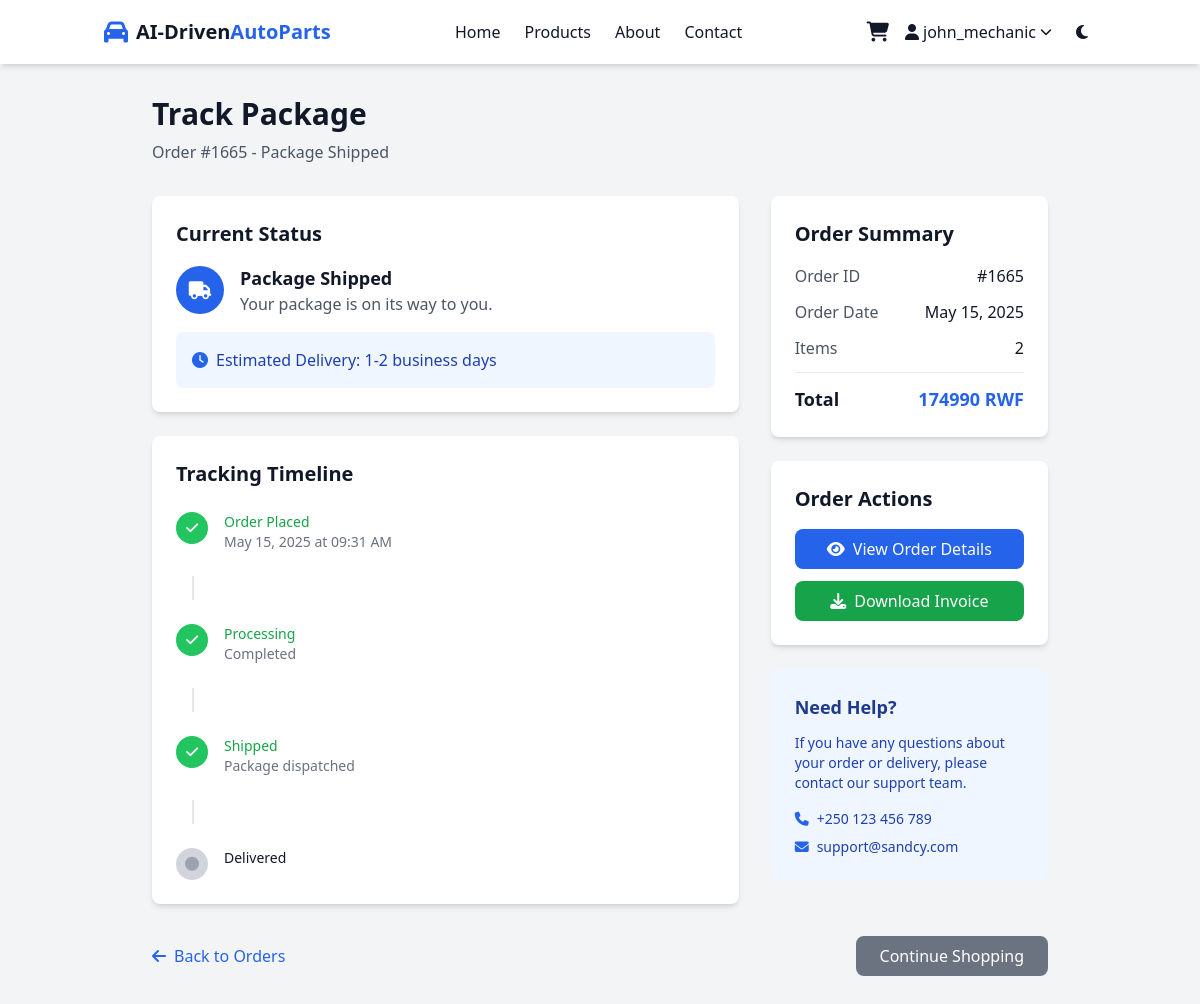
The page /order/1665/track (signed in) on the database its author committed.
### app.py (models this page shows)
class User(UserMixin, db.Model):
    id = db.Column(db.Integer, primary_key=True)
    username = db.Column(db.String(80), unique=True, nullable=False)
    email = db.Column(db.String(120), unique=True, nullable=False)
    password_hash = db.Column(db.String(200), nullable=False)
    first_name = db.Column(db.String(50))
    last_name = db.Column(db.String(50))
    created_at = db.Column(db.DateTime, default=datetime.utcnow)
    is_admin = db.Column(db.Boolean, default=False)
    orders = db.relationship('Order', backref='user', lazy=True)

class Order(db.Model):
    id = db.Column(db.Integer, primary_key=True)
    user_id = db.Column(db.Integer, db.ForeignKey('user.id'), nullable=False)
    total_amount = db.Column(db.Float, nullable=False)
    status = db.Column(db.String(20), default='pending')
    created_at = db.Column(db.DateTime, default=datetime.utcnow)
    items = db.relationship('OrderItem', backref='order', lazy=True)

### app.py (the view)
@app.route('/order/<int:order_id>/track')
@login_required
def track_package(order_id):
    order = Order.query.filter_by(id=order_id, user_id=current_user.id).options(
        joinedload(Order.items).joinedload(OrderItem.product),
        joinedload(Order.user)
    ).first_or_404()
    tracking_info = {
        'pending': {
            'status': 'Order Confirmed',
            'description': 'Your order has been received and is being processed.',
            'estimated_delivery': '3-5 business days',
            'steps': [
                {'status': 'Order Placed', 'completed': True, 'date': order.created_at.strftime('%B %d, %Y at %I:%M %p')},
                {'status': 'Processing', 'completed': order.status != 'pending', 'date': None},
                {'status': 'Shipped', 'completed': order.status in ['shipped', 'completed'], 'date': None},
                {'status': 'Delivered', 'completed': order.status == 'completed', 'date': None}
            ]
        },
        'processing': {
            'status': 'Processing Order',
            'description': 'Your order is being prepared for shipment.',
            'estimated_delivery': '2-4 business days',
            'steps': [
                {'status': 'Order Placed', 'completed': True, 'date': order.created_at.strftime('%B %d, %Y at %I:%M %p')},
                {'status': 'Processing', 'completed': True, 'date': 'Currently in progress'},
                {'status': 'Shipped', 'completed': order.status in ['shipped', 'completed'], 'date': None},
                {'status': 'Delivered', 'completed': order.status == 'completed', 'date': None}
            ]
        },
        'shipped': {
            'status': 'Package Shipped',
            'description': 'Your package is on its way to you.',
            'estimated_delivery': '1-2 business days',
            'steps': [
                {'status': 'Order Placed', 'completed': True, 'date': order.created_at.strftime('%B %d, %Y at %I:%M %p')},
                {'status': 'Processing', 'completed': True, 'date': 'Completed'},
                {'status': 'Shipped', 'completed': True, 'date': 'Package dispatched'},
                {'status': 'Delivered', 'completed': order.status == 'completed', 'date': None}
            ]
        },
        'completed': {
            'status': 'Package Delivered',
            'description': 'Your package has been successfully delivered.',
            'estimated_delivery': 'Delivered',
            'steps': [
                {'status': 'Order Placed', 'completed': True, 'date': order.created_at.strftime('%B %d, %Y at %I:%M %p')},
                {'status': 'Processing', 'completed': True, 'date': 'Completed'},
                {'status': 'Shipped', 'completed': True, 'date': 'Package dispatched'},
                {'status': 'Delivered', 'completed': True, 'date': 'Package delivered'}
            ]
        },
        'cancelled': {
            'status': 'Order Cancelled',
            'description': 'This order has been cancelled.',
            'estimated_delivery': 'N/A',
            'steps': [
                {'status': 'Order Placed', 'completed': True, 'date': order.created_at.strftime('%B %d, %Y at %I:%M %p')},
                {'status': 'Cancelled', 'completed': True, 'date': 'Order cancelled'}
            ]
        }
    }
    tracking = tracking_info.get(order.status, tracking_info['pending'])
    return render_template('track_package.html', order=order, tracking=tracking)

### app.py (called while the page is built)
@login_manager.user_loader
def load_user(user_id):
    return User.query.get(int(user_id))

### templates/track_package.html (shortened to what this page needs)
{% extends "base.html" %}
{% block content %}
<div class="bg-gray-100 dark:bg-gray-800 min-h-screen py-8">
    <div class="container mx-auto px-4">
        <div class="max-w-4xl mx-auto">
            <div class="mb-8">
                <h1 class="text-3xl font-bold text-gray-900 dark:text-white mb-2">Track Package</h1>
                <p class="text-gray-600 dark:text-gray-400">Order #{{ order.id }} - {{ tracking.status }}</p>
            </div>
            <div class="grid grid-cols-1 lg:grid-cols-3 gap-8">
                <div class="lg:col-span-2 space-y-6">
                    <div class="bg-white dark:bg-gray-700 rounded-lg shadow-md p-6">
                        <h2 class="text-xl font-semibold mb-4">Current Status</h2>
                        <div class="space-y-4">
                            <div class="flex items-center space-x-4">
                                <div class="w-12 h-12 bg-primary rounded-full flex items-center justify-center">
                                    <i class="fas fa-truck text-white text-lg"></i>
                                </div>
                                <div>
                                    <h3 class="text-lg font-semibold text-gray-900 dark:text-white">{{ tracking.status }}</h3>
                                    <p class="text-gray-600 dark:text-gray-400">{{ tracking.description }}</p>
                                </div>
                            </div>
                            <div class="bg-blue-50 dark:bg-blue-900/30 p-4 rounded-lg">
                                <div class="flex items-center space-x-2">
                                    <i class="fas fa-clock text-blue-600"></i>
                                    <span class="text-blue-800 dark:text-blue-200 font-medium">Estimated Delivery: {{ tracking.estimated_delivery }}</span>
                                </div>
                            </div>
                        </div>
                    </div>
                    <div class="bg-white dark:bg-gray-700 rounded-lg shadow-md p-6">
                        <h2 class="text-xl font-semibold mb-6">Tracking Timeline</h2>
                        <div class="space-y-6">
                            {% for step in tracking.steps %}
                            <div class="flex items-start space-x-4">
                                <div class="flex-shrink-0">
                                    <div class="w-8 h-8 rounded-full flex items-center justify-center
                                        {% if step.completed %}bg-green-500{% else %}bg-gray-300 dark:bg-gray-600{% endif %}">
                                        {% if step.completed %}
                                            <i class="fas fa-check text-white text-sm"></i>
                                        {% else %}
                                            <i class="fas fa-circle text-gray-400 text-sm"></i>
                                        {% endif %}
                                    </div>
                                </div>
                                <div class="flex-1 min-w-0">
                                    <h3 class="text-sm font-medium text-gray-900 dark:text-white
                                        {% if step.completed %}text-green-600{% endif %}">
                                        {{ step.status }}
                                    </h3>
                                    {% if step.date %}
                                    <p class="text-sm text-gray-500 dark:text-gray-400">{{ step.date }}</p>
                                    {% endif %}
                                </div>
                            </div>
                            {% if not loop.last %}
                            <div class="ml-4 border-l-2 border-gray-200 dark:border-gray-600 h-6"></div>
                            {% endif %}
                            {% endfor %}
                        </div>
                    </div>
                </div>
                <div class="space-y-6">
                    <div class="bg-white dark:bg-gray-700 rounded-lg shadow-md p-6">
                        <h2 class="text-xl font-semibold mb-4">Order Summary</h2>
                        <div class="space-y-3">
                            <div class="flex justify-between">
                                <span class="text-gray-600 dark:text-gray-400">Order ID</span>
                                <span class="font-medium text-gray-900 dark:text-white">#{{ order.id }}</span>
                            </div>
                            <div class="flex justify-between">
                                <span class="text-gray-600 dark:text-gray-400">Order Date</span>
                                <span class="font-medium text-gray-900 dark:text-white">{{ order.created_at.strftime('%B %d, %Y') }}</span>
                            </div>
                            <div class="flex justify-between">
                                <span class="text-gray-600 dark:text-gray-400">Items</span>
                                <span class="font-medium text-gray-900 dark:text-white">{{ order.items|length }}</span>
                            </div>
                            <hr class="border-gray-200 dark:border-gray-600">
                            <div class="flex justify-between">
                                <span class="text-lg font-semibold text-gray-900 dark:text-white">Total</span>
                                <span class="text-lg font-bold text-primary">{{ order.total_amount|int }} RWF</span>
                            </div>
                        </div>
                    </div>
                    <div class="bg-white dark:bg-gray-700 rounded-lg shadow-md p-6">
                        <h2 class="text-xl font-semibold mb-4">Order Actions</h2>
                        <div class="space-y-3">
                            <a href="{{ url_for('order_detail', order_id=order.id) }}"
                               class="w-full bg-primary hover:bg-secondary text-white px-4 py-2 rounded-lg font-medium transition flex items-center justify-center">
                                <i class="fas fa-eye mr-2"></i>View Order Details
                            </a>
                            <a href="{{ url_for('download_invoice', order_id=order.id) }}"
                               class="w-full bg-green-600 hover:bg-green-700 text-white px-4 py-2 rounded-lg font-medium transition flex items-center justify-center">
                                <i class="fas fa-download mr-2"></i>Download Invoice
                            </a>
                        </div>
                    </div>
                    <div class="bg-blue-50 dark:bg-blue-900/30 rounded-lg p-6">
                        <h3 class="text-lg font-semibold text-blue-900 dark:text-blue-100 mb-3">Need Help?</h3>
                        <p class="text-blue-800 dark:text-blue-200 text-sm mb-4">
                            If you have any questions about your order or delivery, please contact our support team.
                        </p>
                        <div class="space-y-2 text-sm">
                            <div class="flex items-center space-x-2">
                                <i class="fas fa-phone text-blue-600"></i>
                                <span class="text-blue-800 dark:text-blue-200">+250 123 456 789</span>
                            </div>
                            <div class="flex items-center space-x-2">
                                <i class="fas fa-envelope text-blue-600"></i>
                                <span class="text-blue-800 dark:text-blue-200">support@sandcy.com</span>
                            </div>
                        </div>
                    </div>
                </div>
            </div>
            <div class="mt-8 flex justify-between items-center">
                <a href="{{ url_for('orders') }}"
                   class="text-primary hover:text-secondary font-medium">
                    <i class="fas fa-arrow-left mr-2"></i>Back to Orders
                </a>
                <div class="flex space-x-4">
                    <a href="{{ url_for('home') }}"
                       class="bg-gray-500 hover:bg-gray-600 text-white px-6 py-2 rounded-lg font-medium transition">
                        Continue Shopping
                    </a>
                </div>
            </div>
        </div>
    </div>
</div>
{% endblock %}

### templates/base.html (shortened to what this page needs)
<!DOCTYPE html>
<html lang="en" class="scroll-smooth">
<head>
    <script src="https://cdn.tailwindcss.com"></script>
    <link rel="stylesheet" href="https://cdnjs.cloudflare.com/ajax/libs/font-awesome/6.4.0/css/all.min.css">
</head>
<body class="bg-gray-50 dark:bg-gray-900 text-gray-900 dark:text-gray-100 transition-colors duration-300">
    <header class="sticky top-0 z-50 bg-white dark:bg-gray-800 shadow-md">
        <div class="container mx-auto px-4 py-3 flex justify-between items-center">
            <div class="flex items-center space-x-2">
                <i class="fas fa-car text-2xl text-primary"></i>
                <a href="{{ url_for('home') }}" class="text-xl font-bold">AI-Driven<span class="text-primary">AutoParts</span></a>
            </div>
            <div class="hidden md:flex space-x-6">
                <a href="{{ url_for('home') }}" class="hover:text-primary transition">Home</a>
                <a href="{{ url_for('products') }}" class="hover:text-primary transition">Products</a>
                <a href="#about" class="hover:text-primary transition">About</a>
                <a href="#contact" class="hover:text-primary transition">Contact</a>
            </div>
            <div class="flex items-center space-x-4">
                {% if current_user.is_authenticated %}
                    <a href="{{ url_for('cart') }}" class="relative">
                        <i class="fas fa-shopping-cart text-xl"></i>
                    </a>
                    <div class="relative" id="user-dropdown">
                        <button class="flex items-center space-x-1 hover:text-primary transition cursor-pointer" id="user-dropdown-btn">
                            <i class="fas fa-user"></i>
                            <span>{{ current_user.username }}</span>
                            <i class="fas fa-chevron-down text-xs"></i>
                        </button>
                    </div>
                {% else %}
                    <a href="{{ url_for('login') }}" class="hover:text-primary transition">Login</a>
                    <a href="{{ url_for('register') }}" class="bg-primary hover:bg-secondary text-white px-4 py-2 rounded-lg transition">Register</a>
                {% endif %}
                <button id="theme-toggle" class="p-2 rounded-full hover:bg-gray-200 dark:hover:bg-gray-700">
                    <i class="fas fa-moon dark:hidden"></i>
                </button>
            </div>
        </div>
    </header>
    <main>
        {% block content %}{% endblock %}
    </main>
</body>
</html>

### rows shown on the page
User: username "john_mechanic"
Order: id "1665", created_at "May 15, 2025", total_amount "174990"

### other values the page prints
{{ tracking.status }} "Package Shipped"
{{ tracking.description }} "Your package is on its way to you."
{{ tracking.estimated_delivery }} "1-2 business days"
{{ step.status }} "Order Placed" "Processing" "Shipped" "Delivered"
{{ step.date }} "May 15, 2025 at 09:31 AM" "Completed" "Package dispatched"
{{ order.items|length }} "2"
